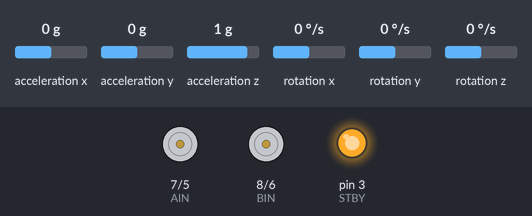
A sketch run on a simulated Arduino Uno, built with avr-gcc and run on an emulated ATmega328P. Parts: direction and speed pins drawn as motors (green arrow = direction pin HIGH = forward, orange = LOW = backward, longer = more drive, stopped while the standby pin is LOW), output pins drawn as LEDs (lit = HIGH). The test bench sets the inputs (shaded band); at power-on: acceleration y 0 g, rotation x 0 °/s, acceleration x 0 g, acceleration z 1 g, rotation y 0 °/s, rotation z 0 °/s. What the sketch prints to the serial monitor is not drawn.

Above: at 2.2 s.
2.3 s: acceleration y set to -1.4 g
At 2.8 s:
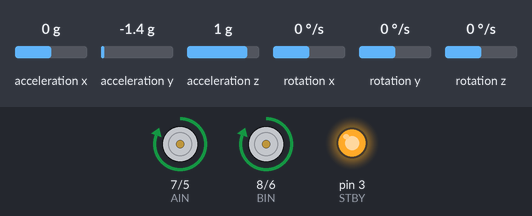
3.8 s: acceleration y set to 0 g
At 6.1 s:
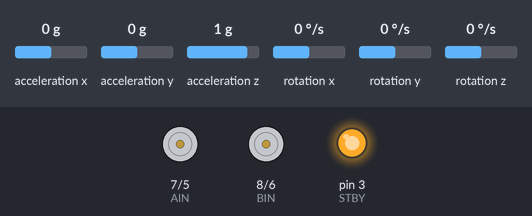
6.6 s: rotation x set to 100 °/s
At 7.1 s:
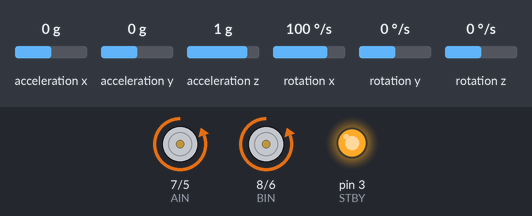
8.1 s: rotation x set to -4 °/s
At 10.5 s:
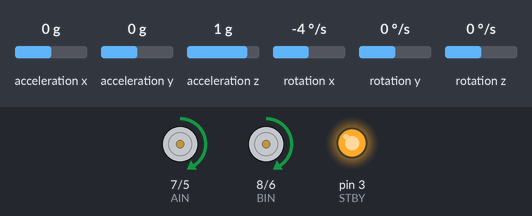
11.1 s: rotation x set to 4 °/s
14.1 s: rotation x set to -192 °/s
Timing chart, 0 to 16.6 s (numbered marks = the images above; inputs shaded):
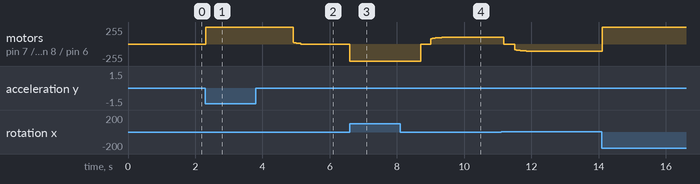

The sketch:

MEC830_PID_SmallDisturbance__1_.ino
```cpp
#include <Wire.h>
#include <MPU6050_light.h>

MPU6050 mpu(Wire);

float Kp = 120, Ki = 1.3, Kd = 4; // Adjusted PID gains
float setpoint = 0.0, integral = 0.0, previousError = 0.0;
float integralMax = 50; // Integral windup prevention
float filteredAngle = 0.0, alpha = 0.98; // Complementary filter weight
unsigned long previousTime = 0;
unsigned long controlInterval = 2; // Faster loop interval

#define PWMA 5
#define PWMB 6
#define AIN 7
#define BIN 8
#define STBY 3

void setup() {
  Serial.begin(115200);
  Wire.begin();
  mpu.begin();
  mpu.calcOffsets();

  pinMode(PWMA, OUTPUT);
  pinMode(PWMB, OUTPUT);
  pinMode(AIN, OUTPUT);
  pinMode(BIN, OUTPUT);
  pinMode(STBY, OUTPUT);
  digitalWrite(STBY, HIGH);

  setpoint = mpu.getAngleX(); // Initial upright position
}

void loop() {
  unsigned long currentTime = micros();
  if (currentTime - previousTime >= controlInterval * 1000) {
    float dt = (currentTime - previousTime) / 1000000.0;
    previousTime = currentTime;

    mpu.update();
    float angleX = mpu.getAngleX();
    filteredAngle = alpha * (filteredAngle + mpu.getGyroX() * dt) + (1 - alpha) * angleX;

    float error = setpoint - filteredAngle;

    // Integral with windup prevention
    if (abs(error) < 15) { // Avoid integral action during large disturbances
      integral += error * dt;
      integral = constrain(integral, -integralMax, integralMax);
    } else {
      integral = 0;
    }

    float derivative = -mpu.getGyroX(); // Anti-derivative kick

    float output = Kp * error + Ki * integral + Kd * derivative;
    previousError = error;

    int motorSpeed = constrain(abs(output), 0, 255);
    if (abs(output) < 10) motorSpeed = 0; // Deadband for noise

    if (output > 0) {
      digitalWrite(AIN, HIGH);
      digitalWrite(BIN, HIGH);
      analogWrite(PWMA, motorSpeed);
      analogWrite(PWMB, motorSpeed);
    } else {
      digitalWrite(AIN, LOW);
      digitalWrite(BIN, LOW);
      analogWrite(PWMA, motorSpeed);
      analogWrite(PWMB, motorSpeed);
    }

    // Debugging
    Serial.print("Angle: ");
    Serial.print(filteredAngle);
    Serial.print(" | Error: ");
    Serial.print(error);
    Serial.print(" | Output: ");
    Serial.println(output);
  }
}
```

Measured:
- after the input at 2.3 s, motor on pin 7 (AIN) / pin 5 (PWMA), motor on pin 8 (BIN) / pin 6 (PWMB): stopped → forward 255/255 at once
- after the input at 3.8 s, motor on pin 7 (AIN) / pin 5 (PWMA), motor on pin 8 (BIN) / pin 6 (PWMB): moves from forward 255/255 to stopped over 0.22 s, starting after 1.1 s
- after the input at 6.6 s, motor on pin 7 (AIN) / pin 5 (PWMA), motor on pin 8 (BIN) / pin 6 (PWMB): stopped → backward 255/255 at once
- after the input at 8.1 s, motor on pin 7 (AIN) / pin 5 (PWMA), motor on pin 8 (BIN) / pin 6 (PWMB): moves from backward 255/255 to forward 105/255 over 2.3 s, starting after 0.61 s
